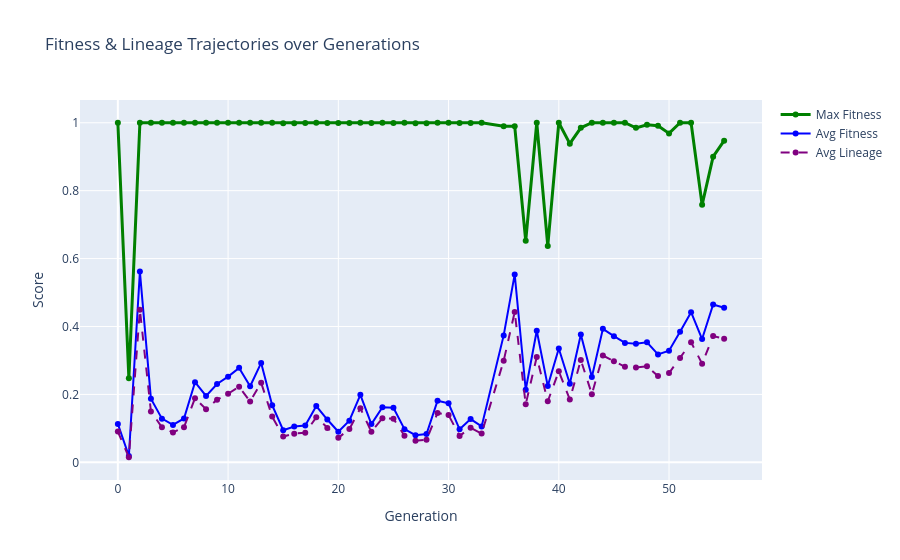

The notebook cell saved with this chart:
### Code cell
# ## 2. Global Fitness & Lineage Dynamics
# Average and top fitness score by generation.

# %%
gen_stats = df.groupby('generation').agg(
    max_fitness=('fitness', 'max'),
    avg_fitness=('fitness', 'mean'),
    avg_lineage=('lineage_score', 'mean'),
    pop_size=('chain_id', 'count')
).reset_index()

fig = go.Figure()
fig.add_trace(go.Scatter(x=gen_stats['generation'], y=gen_stats['max_fitness'], mode='lines+markers', name='Max Fitness', line=dict(color='green', width=3)))
fig.add_trace(go.Scatter(x=gen_stats['generation'], y=gen_stats['avg_fitness'], mode='lines+markers', name='Avg Fitness', line=dict(color='blue', width=2)))
fig.add_trace(go.Scatter(x=gen_stats['generation'], y=gen_stats['avg_lineage'], mode='lines+markers', name='Avg Lineage', line=dict(color='purple', dash='dash')))

fig.update_layout(title="Fitness & Lineage Trajectories over Generations", xaxis_title="Generation", yaxis_title="Score")
fig.show()

### Figure 1 — Plotly figure (JSON) as saved in the notebook; plotly's stock layout.template omitted (floating-point values rounded to 4 significant figures)
{"data": [{"line": {"color": "green", "width": 3}, "mode": "lines+markers", "name": "Max Fitness", "type": "scatter", "x": [0, 1, 2, 3, 4, 5, 6, 7, 8, 9, 10, 11, 12, 13, 14, 15, 16, 17, 18, 19, 20, 21, 22, 23, 24, 25, 26, 27, 28, 29, 30, 31, 32, 33, 35, 36, 37, 38, 39, 40, 41, 42, 43, 44, 45, 46, 47, 48, 49, 50, 51, 52, 53, 54, 55], "y": [1.0, 0.2479, 1.0, 1.0, 1.0, 1.0, 1.0, 1.0, 1.0, 1.0, 1.0, 1.0, 1.0, 1.0, 1.0, 0.9985, 0.9985, 0.9989, 1.0, 0.9989, 0.9989, 0.9989, 1.0, 0.9989, 0.9997, 0.9989, 1.0, 0.9985, 0.9985, 1.0, 0.9997, 0.9995, 0.9989, 1.0, 0.9899, 0.9899, 0.6522, 1.0, 0.6373, 1.0, 0.9384, 0.9852, 1.0, 1.0, 1.0, 1.0, 0.985, 0.9941, 0.9911, 0.9686, 1.0, 1.0, 0.7584, 0.9, 0.9473]}, {"line": {"color": "blue", "width": 2}, "mode": "lines+markers", "name": "Avg Fitness", "type": "scatter", "x": [0, 1, 2, 3, 4, 5, 6, 7, 8, 9, 10, 11, 12, 13, 14, 15, 16, 17, 18, 19, 20, 21, 22, 23, 24, 25, 26, 27, 28, 29, 30, 31, 32, 33, 35, 36, 37, 38, 39, 40, 41, 42, 43, 44, 45, 46, 47, 48, 49, 50, 51, 52, 53, 54, 55], "y": [0.1131, 0.01867, 0.5617, 0.1875, 0.1287, 0.1102, 0.1292, 0.236, 0.1955, 0.2306, 0.2523, 0.2781, 0.2241, 0.2929, 0.1683, 0.09475, 0.1056, 0.1086, 0.1657, 0.126, 0.09014, 0.1226, 0.1987, 0.1126, 0.1622, 0.1605, 0.09773, 0.07979, 0.08349, 0.1816, 0.1739, 0.09721, 0.1274, 0.1058, 0.3738, 0.5535, 0.2138, 0.3876, 0.2245, 0.3353, 0.2315, 0.3763, 0.251, 0.393, 0.3716, 0.3517, 0.349, 0.3535, 0.3176, 0.3287, 0.3844, 0.442, 0.3631, 0.4648, 0.4552]}, {"line": {"color": "purple", "dash": "dash"}, "mode": "lines+markers", "name": "Avg Lineage", "type": "scatter", "x": [0, 1, 2, 3, 4, 5, 6, 7, 8, 9, 10, 11, 12, 13, 14, 15, 16, 17, 18, 19, 20, 21, 22, 23, 24, 25, 26, 27, 28, 29, 30, 31, 32, 33, 35, 36, 37, 38, 39, 40, 41, 42, 43, 44, 45, 46, 47, 48, 49, 50, 51, 52, 53, 54, 55], "y": [0.09049, 0.01494, 0.4494, 0.15, 0.1029, 0.08815, 0.1033, 0.1888, 0.1564, 0.1845, 0.2019, 0.2225, 0.1793, 0.2343, 0.1346, 0.0758, 0.08446, 0.0869, 0.1326, 0.1008, 0.07212, 0.09804, 0.159, 0.0901, 0.1297, 0.1284, 0.07818, 0.06383, 0.0668, 0.1452, 0.1391, 0.07777, 0.1019, 0.08464, 0.299, 0.4428, 0.171, 0.3101, 0.1796, 0.2682, 0.1852, 0.3011, 0.2008, 0.3144, 0.2973, 0.2814, 0.2792, 0.2828, 0.2541, 0.263, 0.3075, 0.3536, 0.2905, 0.3718, 0.3642]}], "layout": {"title": {"text": "Fitness & Lineage Trajectories over Generations"}, "xaxis": {"title": {"text": "Generation"}}, "yaxis": {"title": {"text": "Score"}}}}
